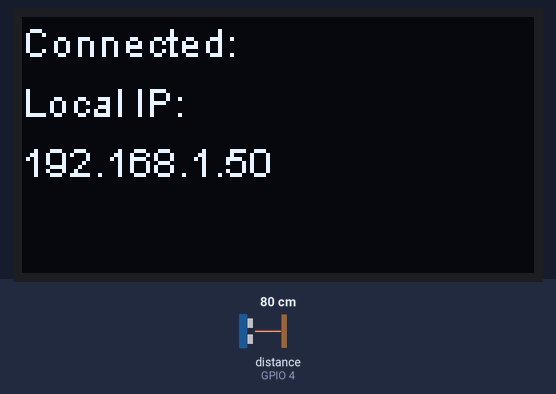
Recording of a sketch running on a simulated ESP8266 (NodeMCU). Shown: 128×64 one-colour display. Wiring (inferred from the names in the program): ultrasonic range finder: trigger GPIO 5; echo GPIO 4. Inputs (shaded band) come from the test bench; at power-on: distance to the obstacle (sensor on GPIO 4) 80 cm. The echo pulse lasts 58.3 µs per cm; WiFi joins after 1.5 s; servers stay silent unless stated; network time is answered at once with the bench clock; the local clock reads 2024-03-15 10:24:30 at power-on unless the sketch sets it; storage starts empty; what the sketch prints to the serial monitor is not drawn.

Above: at 1.7 s.
At 7.8 s:
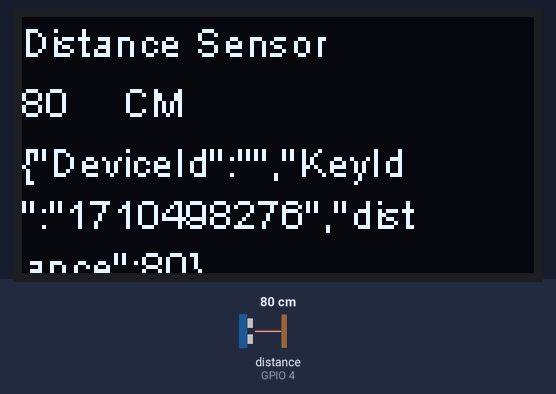
7.9 s: distance to the obstacle (sensor on GPIO 4) set to 2 cm
At 9.3 s:
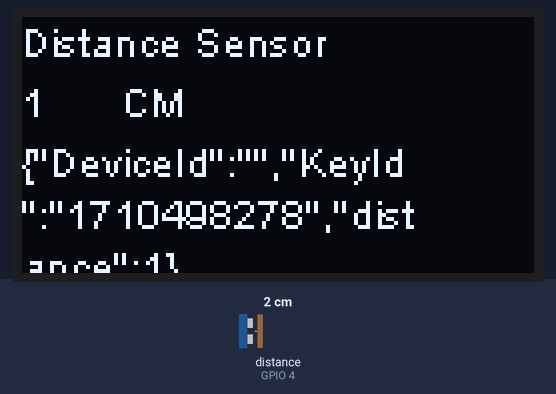
12.1 s: distance to the obstacle (sensor on GPIO 4) set to 4 cm
At 13.9 s:
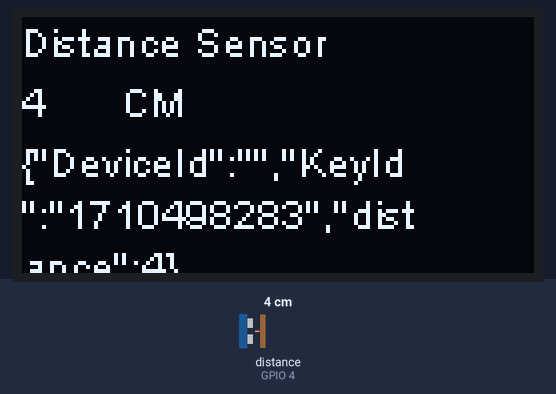
15.7 s: distance to the obstacle (sensor on GPIO 4) set to 9 cm
At 17.2 s:
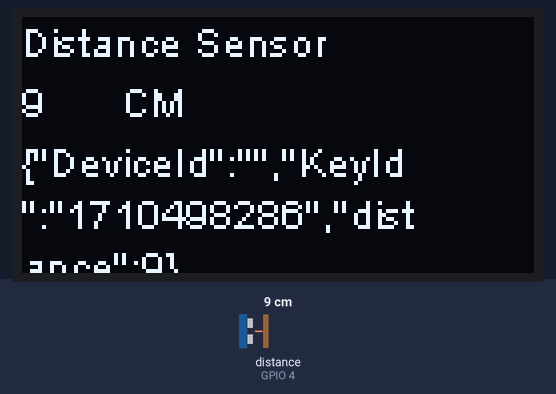
Timing chart, 0 to 18.7 s (numbered marks = the images above; inputs shaded):
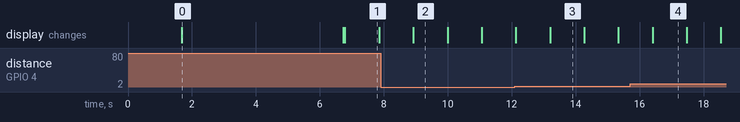

Measured:
- what the display in image 0 shows lasts 5.0 s, from 1.7 s to 6.7 s
- what the display in image 1 shows lasts 1.1 s, from 6.8 s to 7.9 s

The sketch:

HCSR04withNodeMcu.ino
```cpp
/*
********************************************
ULTRASONIC DISTANCE SENSOR CODE
Device: NODE MCU .9 esp 8266
	  : HC-SR04 distance sensor
	  : Micro SD card reader
	  : DIY Mall .96 inch display

Author     : Blain Barton
Create Date: 4/27/2017
change log :

********************************************
*/


// common include file with additional user functions ise
// To use tabs with a .h extension, you need to #include it (using "double quotes" not <angle brackets>).

#include "Common.h"
#include <ESP8266WiFi.h>

// need this lib for Secure SSL for ESP 8266 chip
#include <WiFiClientSecure.h>

// NodeMCU Pin D1 > TRIGGER | Pin D2 > ECHO
#define TRIGGER 5
#define ECHO    4

String netid, pwd, deviceId, url, host, sas;
long duration, distance, lastDistance;

String passData[6];


void setup() {

	Serial.begin(9600);

	// stup for display
	display.init();
	display.setTextAlignment(TEXT_ALIGN_LEFT);
	display.flipScreenVertically();
	display.setFont(ArialMT_Plain_10);

	DisplayText(0, 0, "Screen Init");

	// setup for distance sensor
	Serial.println("Setup Distance Sensor");
	pinMode(TRIGGER, OUTPUT);
	pinMode(ECHO, INPUT);

	display.clear();
	DisplayText(0, 0, "Read data from SD Card");

	// get data from sd card
	// passing an array to house sd card information
	getSDData(passData);

	// move sd card data to global variables
	netid = passData[0];
	pwd = passData[1];
	deviceId = passData[2];
	url = passData[3];

	// endpoint to use to send message /devices/{device name}/messages/events?api-version=2016-02-03
	// host =  address for your Azure IoT Hub
	// sas  =  sas authorization token from below
	//
	// on device monitor generate a sas token on config page.
	//String uri = "/devices/esp8266v2/messages/events?api-version=2016-02-03";
	//
	host = passData[4];
	sas = passData[5];

	// replace device id in url
	url.replace("{0}", deviceId);

	DisplayText(0, 15, "SSID:" + netid);
	DisplayText(0, 30, "pwd :" + pwd);
	DisplayText(0, 45, "Device Id:" + deviceId);

	// verify variables from sd card got into globals
	Serial.print("NETID:");
	Serial.println(netid);
	Serial.print("PWD:");
	Serial.println(pwd);
	Serial.print("DEVICEID:");
	Serial.println(deviceId);
	Serial.print("URL:");
	Serial.println(url);

	Serial.print("HOSTNAME:");
	Serial.println(host);

	Serial.print("SAS:");
	Serial.println(sas);

	// initialize wifi
	WiFi.disconnect();
	WiFi.begin((const char*)netid.c_str(), (const char*)pwd.c_str());

	Serial.print("Connecting to SSID:");
	Serial.println(WiFi.SSID());
	Serial.println(WiFi.macAddress());

	while (WiFi.status() != WL_CONNECTED) {
		delay(500);
		Serial.print(".");

		switch (WiFi.status())
		{

		case WL_CONNECTION_LOST:
			Serial.println("Connection Lost");
			break;
		case WL_CONNECT_FAILED:
			Serial.println("Connection Failed");
			break;
		case WL_DISCONNECTED:
			Serial.println(" Not Connected");
			break;
		default:
			Serial.print("Status:");
			Serial.println(WiFi.status());
			break;
		}

	}

	Serial.print("Connected IP = ");
	Serial.println(WiFi.localIP());

	display.clear();
	DisplayText(0, 0, "Connected:" + netid);
	DisplayText(0, 15, "Local IP:");
	DisplayText(0, 30, WiFi.localIP().toString());

	// start time client - used to get current time.
	timeClient.begin();

	// delay 5 sec
	delay(5000);

}

void loop() {

	display.clear();
	DisplayText(0, 0, "Distance Sensor");

	long duration, distance;
	digitalWrite(TRIGGER, LOW);
	delayMicroseconds(2);

	digitalWrite(TRIGGER, HIGH);
	delayMicroseconds(10);

	digitalWrite(TRIGGER, LOW);
	duration = pulseIn(ECHO, HIGH);
	distance = (duration / 2) / 29.1;

	Serial.print(distance);
	Serial.println("Centimeter:");

	DisplayText(0, 15, (String)distance);
	DisplayText(25, 15, "CM");

	String distanceJson = createJsonData(deviceId, distance);
	Serial.println(distanceJson);

	// send json to Azure
	httpRequest("POST", url, host,sas,"application/atom+xml;type=entry;charset=utf-8", distanceJson);

	display.drawStringMaxWidth(0, 30,100, distanceJson);
	display.display();
	delay(1000);
}
```

Common.h
```cpp
/*
********************************************
Common.h
 Common functions used in projects

Author     : Blain Bazrton
Create Date: 4/27/2017
change log :

********************************************
*/

#include <ArduinoJson.h>
#include <NTPClient.h>
#include <WiFiUdp.h>
#include <SD.h>

// need this lib for Secure SSL for ESP 8266 chip
#include <WiFiClientSecure.h>

//
// http://easycoding.tn/tuniot/demos/code/
// use above to determine what gpio pins to use
// D3 -> SDA
// D4 -> SCL      display( address of display, SDA,SCL)
//
#include "SSD1306.h"
#define OLED_address  0x3c                           // OLED I2C bus address
SSD1306  display(OLED_address, 2, 0);

WiFiUDP ntpUDP;

// setup https client for 8266 SSL client
WiFiClientSecure client;

// You can specify the time server pool and the offset (in seconds, can be
// changed later with setTimeOffset() ). Additionaly you can specify the
// update interval (in milliseconds, can be changed using setUpdateInterval() ).
NTPClient timeClient(ntpUDP, "europe.pool.ntp.org", 3600, 60000);

// declare functions
void DisplayText(int row, int col, String data);

String createJsonData(String devId, float distance)
{
	// create json object
	StaticJsonBuffer<200> jsonBuffer;
	char* buff;
	String outdata;

	// get time from 1/1/1970 to use as key
	timeClient.update();
	String key = (String)timeClient.getEpochTime();

	JsonObject& root = jsonBuffer.createObject();
	root["DeviceId"] = devId;
	root["KeyId"] = (String)timeClient.getEpochTime();
	root["distance"] = distance;

	// convert to string
	root.printTo(outdata);
	return outdata;
}

void getSDData(String *passData)
{
	String str, netid, pwd, deviceId, url, hostname, sas;

	File dataFile;
	Serial.println("In getSDData");

	// initialize sd card
	// for nodemcu use begin() else use begin(4)
	Serial.print("Initializing SD card...");

	if (!SD.begin()) {
		Serial.println("initialization failed!");
		return;
	}
	Serial.println("initialization done.");

	// open the file. note that only one file can be open at a time,
	// so you have to close this one before opening another.
	dataFile = SD.open("wifiFile.txt");
	int index = 0;

	if (dataFile)
	{
		Serial.println("data from sd card");
		while (dataFile.available())
		{
			if (dataFile.find("SSID:"))
			{
				str = dataFile.readStringUntil('|');
				netid = str;
				Serial.println(netid);
				//sendToDisplay(0, 15, netid);
			}
			if (dataFile.find("PASSWORD:"))
			{
				str = dataFile.readStringUntil('|');
				pwd = str;
				Serial.println(pwd);
			}
			if (dataFile.find("DEVICEID:"))
			{
				str = dataFile.readStringUntil('|');
				deviceId = str;
				Serial.println(deviceId);
			}
			if (dataFile.find("URL:"))
			{
				str = dataFile.readStringUntil('|');
				url = str;
				Serial.println(url);
			}
			if (dataFile.find("HOSTNAME:"))
			{
				str = dataFile.readStringUntil('|');
				hostname = str;
				Serial.println(hostname);
			}
			if (dataFile.find("SAS:"))
			{
				str = dataFile.readStringUntil('|');
				sas = str;
				Serial.println(sas);
			}
		}
		// close the file
		dataFile.close();
	}

	passData[0] = netid;
	passData[1] = pwd;
	passData[2] = deviceId;
	passData[3] = url;
	passData[4] = hostname;
	passData[5] = sas;

}

void httpRequest(String verb, String uri, String host, String sas, String contentType, String content)
{
	Serial.println("--- Start Process --- ");
	if (verb.equals("")) return;
	if (uri.equals("")) return;

	// close any connection before send a new request.
	// This will free the socket on the WiFi shield
	client.stop();

	// if there's a successful connection:
	if (client.connect( (const char*)host.c_str(), 443) ) {
		Serial.println("--- We are Connected --- ");
		Serial.print("*** Sending Data To:  ");
		Serial.println(host + uri);

		Serial.print("*** Data To Send:  ");
		Serial.println(content);

		client.print(verb); //send POST, GET or DELETE
		client.print(" ");
		client.print(uri);  // any of the URI
		client.println(" HTTP/1.1");

		client.print("Host: ");
		client.println( (const char*)host.c_str() );  //with hostname header

		client.print("Authorization: ");
		client.println( (const char*)sas.c_str() );  //Authorization SAS token obtained from Azure IoT device explorer

		if (verb.equals("POST"))
		{
			Serial.println("--- Sending POST ----");
			client.print("Content-Type: ");
			client.println(contentType);
			client.print("Content-Length: ");
			client.println(content.length());
			client.println();
			client.println(content);
		}
		else
		{
			Serial.println("--- client status --- ");
			Serial.println(client.status());

			client.println();

		}
	}

	while (client.available()) {
		char c = client.read();
		Serial.write(c);
	}

	Serial.println("--- Send complete ----");
}

void DisplayText(int row, int col, String data)
{
	display.drawString(row, col, data);
	display.display();
}
```
